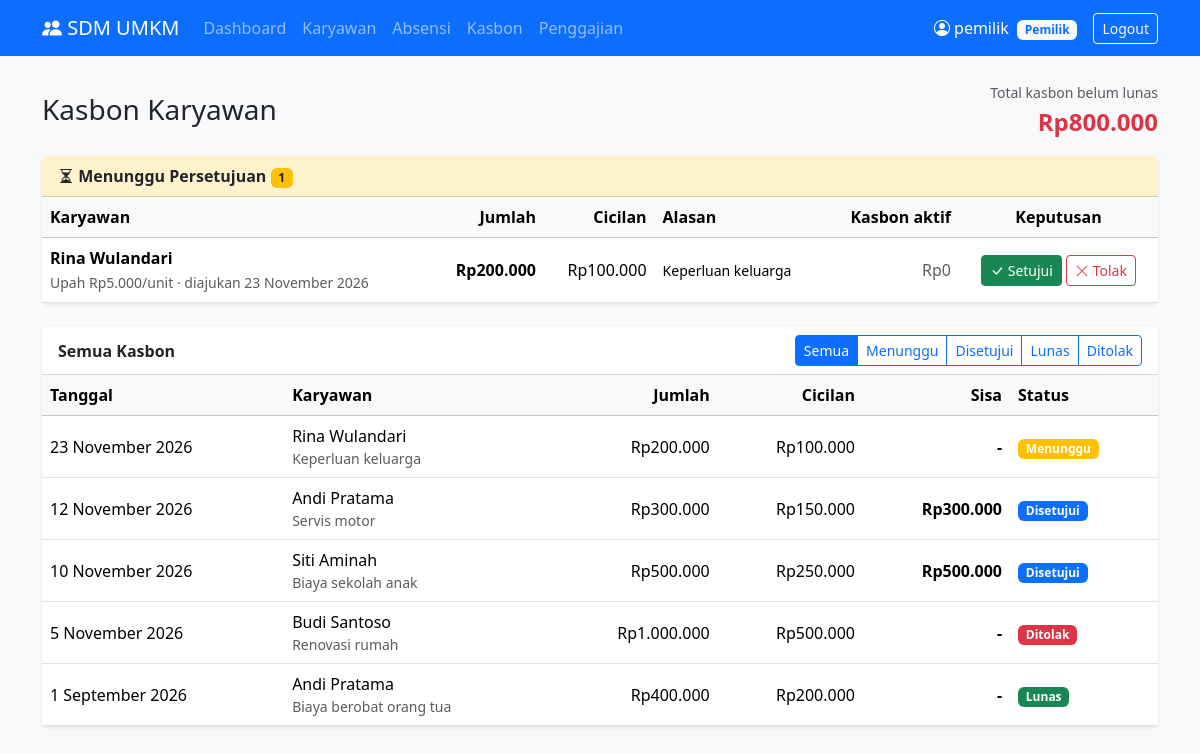
/pemilik/kasbon.php (signed in), run on the app's committed database.
### tables this page shows
CREATE TABLE kasbon (
    id_kasbon         INT AUTO_INCREMENT PRIMARY KEY,
    id_karyawan       INT NOT NULL,
    tanggal_pengajuan DATE NOT NULL,
    jumlah            DECIMAL(12,2) NOT NULL,
    cicilan           DECIMAL(12,2) NOT NULL,       
    sisa              DECIMAL(12,2) NOT NULL,       
    alasan            TEXT,
    status            ENUM('menunggu', 'disetujui', 'ditolak', 'lunas') NOT NULL DEFAULT 'menunggu',
    FOREIGN KEY (id_karyawan) REFERENCES karyawan(id_karyawan) ON DELETE CASCADE
);

CREATE TABLE karyawan (
    id_karyawan   INT AUTO_INCREMENT PRIMARY KEY,
    id_user       INT NOT NULL UNIQUE,
    nama          VARCHAR(100) NOT NULL,
    no_hp         VARCHAR(20),
    alamat        TEXT,
    tipe_upah     ENUM('bulanan', 'harian', 'borongan') NOT NULL,
    nilai_upah    DECIMAL(12,2) NOT NULL,           
    foto          VARCHAR(255),
    tanggal_masuk DATE NOT NULL,
    status        ENUM('aktif', 'nonaktif') NOT NULL DEFAULT 'aktif',
    FOREIGN KEY (id_user) REFERENCES users(id_user) ON DELETE CASCADE
);

### includes/functions.php (called while the page is built, shortened)
<?php
function e($teks)
{
    return htmlspecialchars($teks ?? '', ENT_QUOTES, 'UTF-8');
}
function rupiah($angka)
{
    return "Rp" . number_format($angka, 0, ',', '.');
}
function tanggal_indo($tanggal, $pakai_hari = true)
{
    $hari  = ['Minggu', 'Senin', 'Selasa', 'Rabu', 'Kamis', 'Jumat', 'Sabtu'];
    $bulan = [1 => 'Januari', 'Februari', 'Maret', 'April', 'Mei', 'Juni', 'Juli',
              'Agustus', 'September', 'Oktober', 'November', 'Desember'];
    $t = strtotime($tanggal);
    $hasil = date('j', $t) . ' ' . $bulan[(int) date('n', $t)] . ' ' . date('Y', $t);
    return $pakai_hari ? $hari[(int) date('w', $t)] . ', ' . $hasil : $hasil;
}

### pemilik/kasbon.php (the view, shortened to what this page needs)
<?php
require_once __DIR__ . '/../config/koneksi.php';
$filter = $_GET['status'] ?? 'semua';
$result = mysqli_query($conn,
    "SELECT kasbon.*, karyawan.nama, karyawan.tipe_upah, karyawan.nilai_upah
     FROM kasbon INNER JOIN karyawan ON kasbon.id_karyawan = karyawan.id_karyawan
     ORDER BY kasbon.tanggal_pengajuan DESC, kasbon.id_kasbon DESC");
$menunggu = [];
$semua = [];
$sisa_per_karyawan = [];
$total_sisa = 0;
while ($k = mysqli_fetch_assoc($result)) {
    if ($k['status'] == 'menunggu') {
        $menunggu[] = $k;
    }
    if ($k['status'] == 'disetujui') {
        $id = $k['id_karyawan'];
        $sisa_per_karyawan[$id] = ($sisa_per_karyawan[$id] ?? 0) + $k['sisa'];
        $total_sisa += $k['sisa'];
    }
    if ($filter == 'semua' || $k['status'] == $filter) {
        $semua[] = $k;
    }
}
$warna = ['menunggu' => 'warning', 'disetujui' => 'primary', 'ditolak' => 'danger', 'lunas' => 'success'];
$satuan = ['bulanan' => '/bulan', 'harian' => '/hari', 'borongan' => '/unit'];
include __DIR__ . '/../includes/header.php';
?>
<div class="d-flex justify-content-between align-items-center mb-3 flex-wrap gap-2">
    <h3 class="mb-0">Kasbon Karyawan</h3>
    <div class="text-end">
        <small class="text-muted">Total kasbon belum lunas</small>
        <div class="fs-4 fw-bold text-danger"><?= rupiah($total_sisa) ?></div>
    </div>
</div>
<div class="card shadow-sm border-0 mb-4">
    <div class="card-header bg-warning-subtle">
        <b><i class="bi bi-hourglass-split"></i> Menunggu Persetujuan</b>
        <span class="badge bg-warning text-dark"><?= count($menunggu) ?></span>
    </div>
    <div class="table-responsive">
        <table class="table align-middle mb-0">
            <thead class="table-light">
                <tr><th>Karyawan</th><th class="text-end">Jumlah</th><th class="text-end">Cicilan</th>
                    <th>Alasan</th><th class="text-end">Kasbon aktif</th><th class="text-center">Keputusan</th></tr>
            </thead>
            <tbody>
            <?php foreach ($menunggu as $k): ?>
                <?php $aktif = $sisa_per_karyawan[$k['id_karyawan']] ?? 0; ?>
                <tr>
                    <td>
                        <div class="fw-semibold"><?= e($k['nama']) ?></div>
                        <small class="text-muted">Upah <?= rupiah($k['nilai_upah']) . $satuan[$k['tipe_upah']] ?> &middot;
                            diajukan <?= tanggal_indo($k['tanggal_pengajuan'], false) ?></small>
                    </td>
                    <td class="text-end fw-bold"><?= rupiah($k['jumlah']) ?></td>
                    <td class="text-end"><?= rupiah($k['cicilan']) ?></td>
                    <td class="small"><?= e($k['alasan']) ?></td>
                    <td class="text-end <?= $aktif > 0 ? 'text-danger' : 'text-muted' ?>"><?= rupiah($aktif) ?></td>
                    <td class="text-center text-nowrap">
                        <form method="POST" class="d-inline" onsubmit="return confirm('Setujui kasbon <?= e($k['nama']) ?>?')">
                            <button name="aksi" value="disetujui" class="btn btn-sm btn-success"><i class="bi bi-check-lg"></i> Setujui</button>
                        </form>
                        <form method="POST" class="d-inline" onsubmit="return confirm('Tolak kasbon <?= e($k['nama']) ?>?')">
                            <button name="aksi" value="ditolak" class="btn btn-sm btn-outline-danger"><i class="bi bi-x-lg"></i> Tolak</button>
                        </form>
                    </td>
                </tr>
            <?php endforeach; ?>
            </tbody>
        </table>
    </div>
</div>
<div class="card shadow-sm border-0">
    <div class="card-header bg-white d-flex justify-content-between align-items-center flex-wrap gap-2">
        <b>Semua Kasbon</b>
        <div class="btn-group btn-group-sm">
            <?php foreach (['semua', 'menunggu', 'disetujui', 'lunas', 'ditolak'] as $s): ?>
                <a href="?status=<?= $s ?>" class="btn btn-<?= $filter == $s ? 'primary' : 'outline-primary' ?>"><?= ucfirst($s) ?></a>
            <?php endforeach; ?>
        </div>
    </div>
    <div class="table-responsive">
        <table class="table align-middle mb-0">
            <thead class="table-light">
                <tr><th>Tanggal</th><th>Karyawan</th><th class="text-end">Jumlah</th>
                    <th class="text-end">Cicilan</th><th class="text-end">Sisa</th><th>Status</th></tr>
            </thead>
            <tbody>
            <?php foreach ($semua as $k): ?>
                <tr>
                    <td><?= tanggal_indo($k['tanggal_pengajuan'], false) ?></td>
                    <td><?= e($k['nama']) ?><div class="small text-muted"><?= e($k['alasan']) ?></div></td>
                    <td class="text-end"><?= rupiah($k['jumlah']) ?></td>
                    <td class="text-end"><?= rupiah($k['cicilan']) ?></td>
                    <td class="text-end fw-semibold"><?= $k['status'] == 'disetujui' ? rupiah($k['sisa']) : '-' ?></td>
                    <td><span class="badge bg-<?= $warna[$k['status']] ?>"><?= ucfirst($k['status']) ?></span></td>
                </tr>
            <?php endforeach; ?>
            </tbody>
        </table>
    </div>
</div>
<?php include __DIR__ . '/../includes/footer.php'; ?>

### data on the page
kasbon: id_karyawan.nama "Rina Wulandari", id_karyawan.nilai_upah "Rp5.000", id_karyawan.tipe_upah "/unit", tanggal_pengajuan "23 November 2026", jumlah "Rp200.000", cicilan "Rp100.000", alasan "Keperluan keluarga", id_karyawan "Rp0", status "Menunggu"
kasbon: tanggal_pengajuan "12 November 2026", id_karyawan.nama "Andi Pratama", alasan "Servis motor", jumlah "Rp300.000", cicilan "Rp150.000", sisa "Rp300.000", status "Disetujui"
kasbon: tanggal_pengajuan "10 November 2026", id_karyawan.nama "Siti Aminah", alasan "Biaya sekolah anak", jumlah "Rp500.000", cicilan "Rp250.000", sisa "Rp500.000", status "Disetujui"
kasbon: tanggal_pengajuan "5 November 2026", id_karyawan.nama "Budi Santoso", alasan "Renovasi rumah", jumlah "Rp1.000.000", cicilan "Rp500.000", status "Ditolak"
kasbon: tanggal_pengajuan "1 September 2026", id_karyawan.nama "Andi Pratama", alasan "Biaya berobat orang tua", jumlah "Rp400.000", cicilan "Rp200.000", status "Lunas"

### other printed values
$_SESSION['nama'] "pemilik"
$role "Pemilik"
rupiah($total_sisa) "Rp800.000"
count($menunggu) "1"
$s "Semua"
$s "Menunggu"
$s "Disetujui"
$s "Lunas"
$s "Ditolak"
